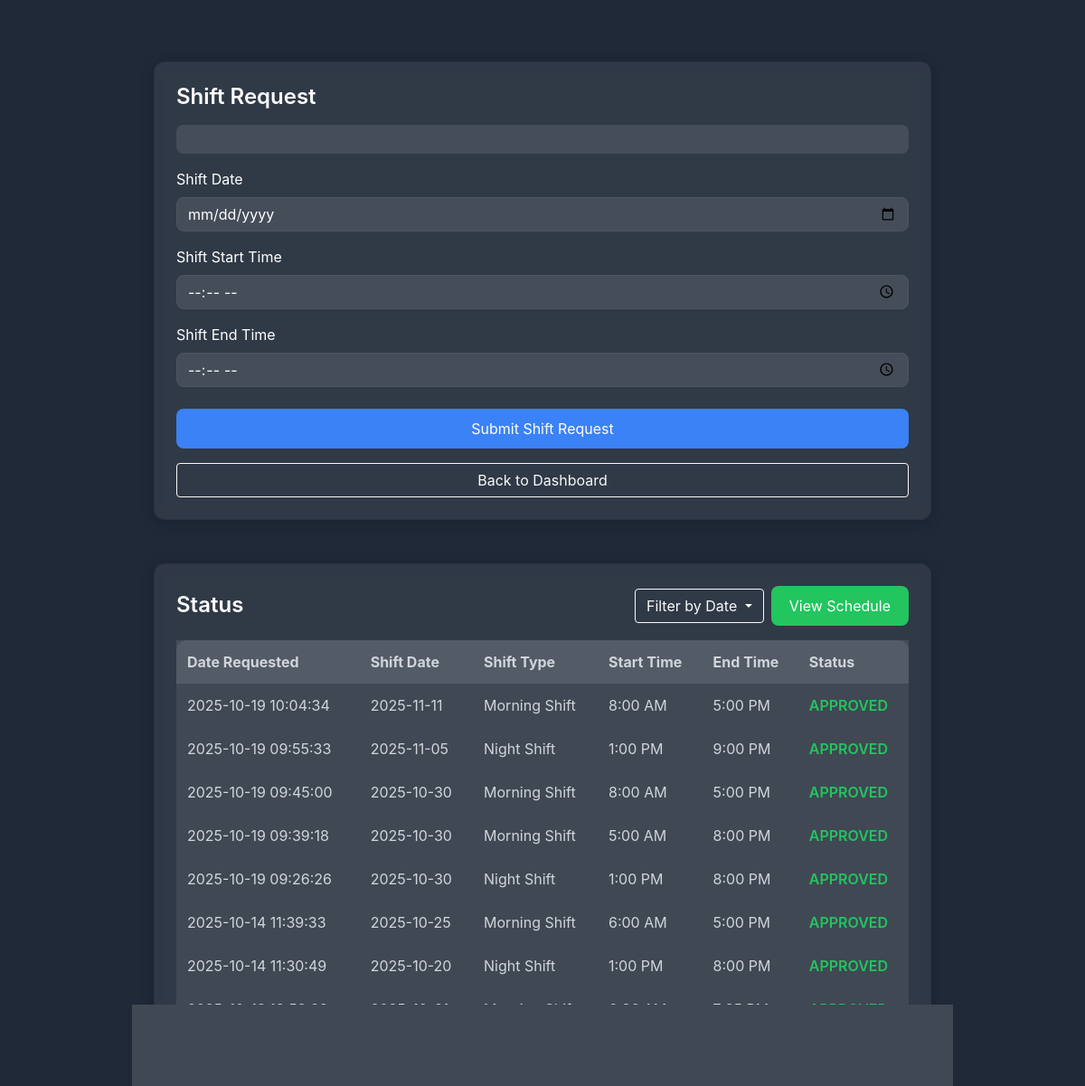
/employee/shift.php (signed in), run on the app's committed database.
### tables this page shows
CREATE TABLE `shift_req` (
  `shift_id` int(11) NOT NULL,
  `shift_date` varchar(255) DEFAULT NULL,
  `shift_start` varchar(255) DEFAULT NULL,
  `shift_end` varchar(255) DEFAULT NULL,
  `shift_type` varchar(20) NOT NULL,
  `date` timestamp NOT NULL DEFAULT current_timestamp(),
  `status` varchar(20) DEFAULT 'Pending',
  `driver_id` int(11) DEFAULT NULL
);

### employee/shift.php (the view, shortened to what this page needs)
<?php
include '../database/connection.php';
include '../includes/loader.php';
try {
  $driver_id = $_SESSION['id'];
  $filter = $_GET['filter'] ?? 'all';
  $whereClause = "WHERE driver_id = ?";
  $sql = "SELECT shift_date, shift_start, shift_end, shift_type, status, date
          FROM shift_req
          $whereClause
          ORDER BY date DESC";
  $fetchStmt = $conn->prepare($sql);
  $fetchStmt->bind_param("i", $driver_id);
  $fetchStmt->execute();
  $requests = $fetchStmt->get_result();
} catch (Exception $e) {
  $message = "<p class='text-danger'>An unexpected error occurred: " . $e->getMessage() . "</p>";
} finally {
  $conn->close();
}
?>
<!DOCTYPE html>
<html lang="en">
<head>
  <link rel="stylesheet" href="../assets/bootstrap/css/bootstrap.min.css">
</head>
<body>
  <div class="container mt-5">
    <div class="card">
      <h2 class="card-title">Shift Request</h2>
      <div class="alert">
      </div>
      <form action="<?php echo htmlspecialchars($_SERVER['PHP_SELF']); ?>" method="POST" class="needs-validation" novalidate>
        <div class="mb-3">
          <label for="shift_date" class="form-label">Shift Date</label>
          <input type="date" class="form-control" id="shift_date" name="shift_date" required min="<?php echo date('Y-m-d'); ?>">
        </div>
        <div class="mb-3">
          <label for="shift_start" class="form-label">Shift Start Time</label>
          <input type="time" class="form-control" id="shift_start" name="shift_start" required>
        </div>
        <div class="mb-3">
          <label for="shift_end" class="form-label">Shift End Time</label>
          <input type="time" class="form-control" id="shift_end" name="shift_end" required>
        </div>
        <div class="d-flex flex-column gap-2 mt-4">
          <div class="col-12 col-md-12 mb-2 mb-md-0">
            <button type="submit" class="btn btn-primary w-100">Submit Shift Request</button>
          </div>
          <div class="col-12 col-md-12 mt-2">
            <a href="../employee/home.php" class="btn btn-outline-light w-100">Back to Dashboard</a>
          </div>
        </div>
      </form>
    </div>
    <div class="card mt-5">
      <div class="d-flex justify-content-between align-items-center mb-3">
        <h4 class="card-title mb-0">Status</h4>
        <div class="d-flex align-items-center">
          <form method="get" class="me-2">
            <div class="dropdown">
              <button class="btn btn-outline-light dropdown-toggle" type="button" id="filterDropdown" data-bs-toggle="dropdown" aria-expanded="false">
                <?php echo ($filter == 'all') ? 'Filter by Date' : ucfirst($filter); ?>
              </button>
            </div>
          </form>
          <a href="schedule.php" class="btn btn-success">View Schedule</a>
        </div>
      </div>
      <?php if ($requests->num_rows > 0): ?>
        <div class="table-responsive">
          <table class="table">
            <thead>
              <tr>
                <th>Date Requested</th>
                <th>Shift Date</th>
                <th>Shift Type</th>
                <th>Start Time</th>
                <th>End Time</th>
                <th>Status</th>
              </tr>
            </thead>
            <tbody>
              <?php while ($row = $requests->fetch_assoc()): ?>
                <tr>
                  <td><?php echo htmlspecialchars($row['date']); ?></td>
                  <td><?php echo htmlspecialchars($row['shift_date']); ?></td>
                  <td><?php echo htmlspecialchars(ucfirst($row['shift_type'])); ?></td>
                  <td><?php echo htmlspecialchars($row['shift_start']); ?></td>
                  <td><?php echo htmlspecialchars($row['shift_end']); ?></td>
                  <td class="status-<?php echo strtolower($row['status']); ?>">
                    <?php echo htmlspecialchars(ucfirst($row['status'])); ?>
                  </td>
                </tr>
              <?php endwhile; ?>
            </tbody>
          </table>
        </div>
      <?php else: ?>
        <div class="alert alert-info">Your schedule has not been assigned yet. Please wait for further updates.</div>
      <?php endif; ?>
    </div>
  </div>
</body>
</html>

### includes/loader.php (style rules this page uses)
body { animation-name: example; animation-duration: 3s; }

### employee/shift.php (style rules this page uses)
body { margin: 0; background: #1f2937; color: #ffffff; font-family: 'Inter', -apple-system, BlinkMacSystemFont, sans-serif; }
.container { max-width: 900px; padding: 20px; }
.card { background: rgba(255, 255, 255, 0.08); border-radius: 12px; padding: 24px; box-shadow: 0 4px 16px rgba(0, 0, 0, 0.15); backdrop-filter: blur(6px); }
.card-title { font-size: 1.5rem; font-weight: 600; margin-bottom: 16px; }
.form-control { background: rgba(255, 255, 255, 0.1); border: 1px solid #4b5563; color: #ffffff; border-radius: 8px; }
.btn-primary { background: #3b82f6; border: none; border-radius: 8px; padding: 10px 20px; transition: all 0.3s ease; }
.btn-success { background: #22c55e; border: none; border-radius: 8px; padding: 10px 20px; transition: all 0.3s ease; }
.status-approved { color: #22c55e; font-weight: 600; }
.table { background: rgba(255, 255, 255, 0.08); border-radius: 12px; color: #d1d5db; }
.table thead { background: rgba(255, 255, 255, 0.1); }
.table th, .table td { border: none; padding: 12px; }
.alert { background: rgba(255, 255, 255, 0.1); color: #d1d5db; border: none; border-radius: 8px; }

### data on the page
shift_req: date "2025-10-19 10:04:34", shift_date "2025-11-11", shift_type "Morning Shift", shift_start "8:00 AM", shift_end "5:00 PM", status "APPROVED"
shift_req: date "2025-10-19 09:55:33", shift_date "2025-11-05", shift_type "Night Shift", shift_start "1:00 PM", shift_end "9:00 PM", status "APPROVED"
shift_req: date "2025-10-19 09:45:00", shift_date "2025-10-30", shift_type "Morning Shift", shift_start "8:00 AM", shift_end "5:00 PM", status "APPROVED"
shift_req: date "2025-10-19 09:39:18", shift_date "2025-10-30", shift_type "Morning Shift", shift_start "5:00 AM", shift_end "8:00 PM", status "APPROVED"
shift_req: date "2025-10-19 09:26:26", shift_date "2025-10-30", shift_type "Night Shift", shift_start "1:00 PM", shift_end "8:00 PM", status "APPROVED"
shift_req: date "2025-10-14 11:39:33", shift_date "2025-10-25", shift_type "Morning Shift", shift_start "6:00 AM", shift_end "5:00 PM", status "APPROVED"
shift_req: date "2025-10-14 11:30:49", shift_date "2025-10-20", shift_type "Night Shift", shift_start "1:00 PM", shift_end "8:00 PM", status "APPROVED"
shift_req: date "2025-10-13 13:58:22", shift_date "2025-10-31", shift_type "Morning Shift", shift_start "6:36 AM", shift_end "7:35 PM", status "APPROVED"
